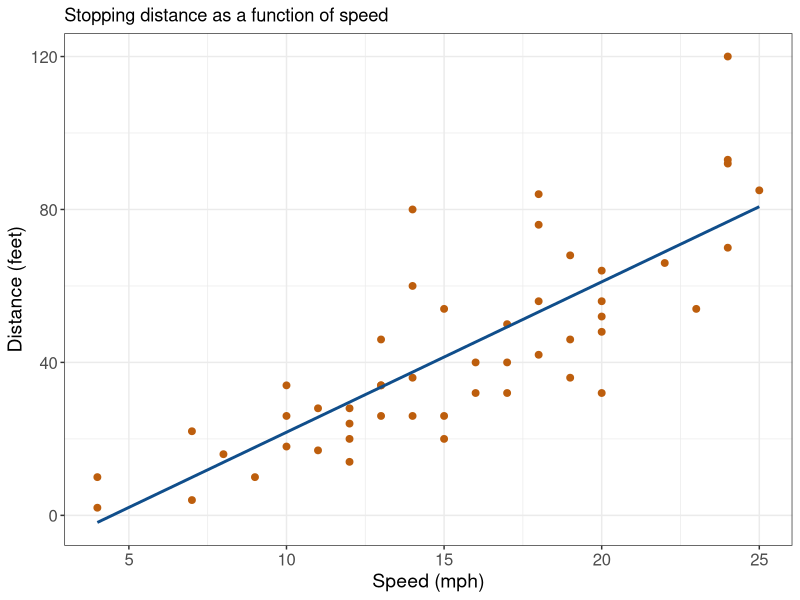
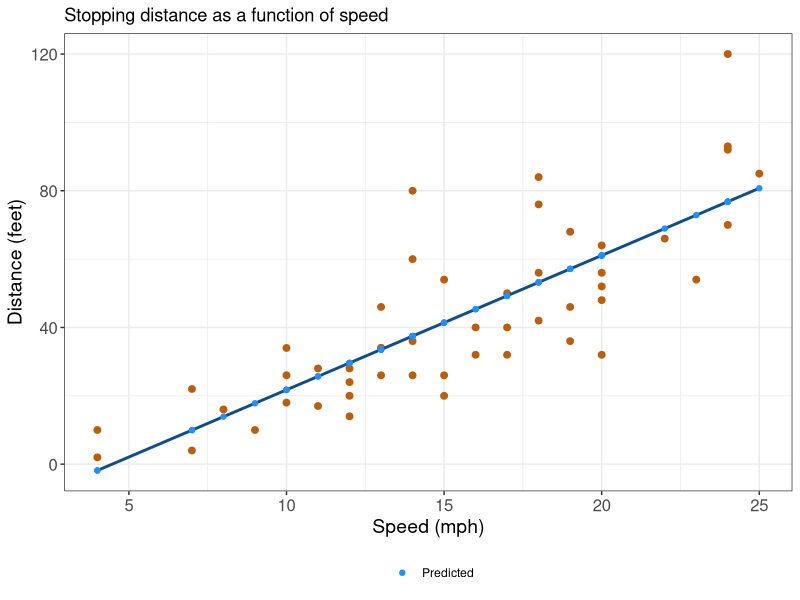

Recreate these plots in R, in order.

library( tidyverse )

##
## Routine to compute regression coefficients using matrix operations
##
## Use the 'cars' data set. Simple dataset that contains two variables
## The data give the speed of cars and the distances taken to stop. 
## These data were recorded in the 1920s.

n_obs <- nrow( cars )

## Visualize the data -----------------------------------------------------------
# Overlay the regression line which we will estimate

p1 <- cars %>%
      ggplot( aes(x = speed, y = dist) ) +
      geom_point(shape = "circle", size = 2L, colour = "#BD5E0D") +
      geom_smooth( method = "lm", se = F, col = "dodgerblue4") +
      labs( x = "Speed (mph)", 
            y = "Distance (feet)", 
            title = "Stopping distance as a function of speed"
           ) +
      theme_bw() + 
      theme( axis.text = element_text(size = 20),
             axis.text.x = element_text(size = 12),
             axis.text.y = element_text(size = 12),
             axis.title = element_text( size = 14)
           )

ggsave( p1, file = "img/cars_plot@2x.png", units = "cm", width = 12, height = 7 )

## Create matrices and vectors --------------------------------------------------

# 1. Assign dependent variable to the response vector
y_vec <- cars$dist

# 2. Create a design matrix with the single independent variable
x_mat <- with( cars, model.matrix( dist ~ speed ) )

# 3. Pre-compute matrices for the normal equation 

# Step 3.1
A  <- t( x_mat ) %*% x_mat

# Step 3.2
A_inv <- solve( A )

# Step 3.3
B <- t( x_mat ) %*% y_vec

# 4. Estimate the parameter values using the normal equation
b_vec <- A_inv %*% B

# Also show the alternative method
# The slope parameter
b_1 <- with(cars, cov(speed, dist) / var(speed) )

# The intercept parameter
b_0 <- with(cars, mean(dist) - mean(speed) * b_1 )

c("intercept" = b_0, "slope" = b_1)

# 5. Compute the fitted values
y_hat <- x_mat %*% b_vec

# 6. Compute vector of residuals
e_vec <- y_hat - y_vec

## Visualize the fitted values 
# Update plot to include predicted values
p2 <- p1 +
  geom_point( aes(x = speed, y = y_hat, col = "Predicted") ) +
  labs( col = "" ) +
  theme( legend.position = "bottom") +
  scale_color_manual( values = "dodgerblue1" )

ggsave( p2, file = "img/cars_plot_fitted@2x.png", units = "cm", width = 12, height = 7 )


# 7. Compute the residual standard error 
sigma_sq <- sum( ( y_hat - y_vec ) ^ 2 ) / (n_obs - 2)

# 8. Compute the standard errors for the coefficients
sigma <- sqrt( sigma_sq ) 
b_se  <- sqrt( diag( sigma_sq * A_inv ) )

# 9. Compute t-values
t_vals <- b_vec / b_se

# 10. Compute p-values
p_vals <- round( pt( abs(t_vals), df = n_obs - 2, lower.tail = F ) * 2, 4)

# Output -----------------------------------------------------------------------
out <- data.frame( cbind( b_vec, b_se, t_vals, p_vals) )
names( out ) <- c("coefs", "std_err", "t_value", "p_value")

print( out, digits = 4 )

